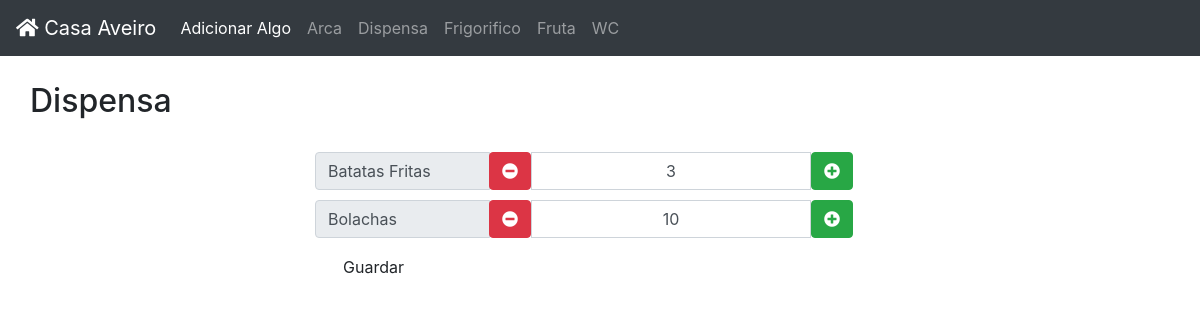
The app's page /listaDispensa/, older data.
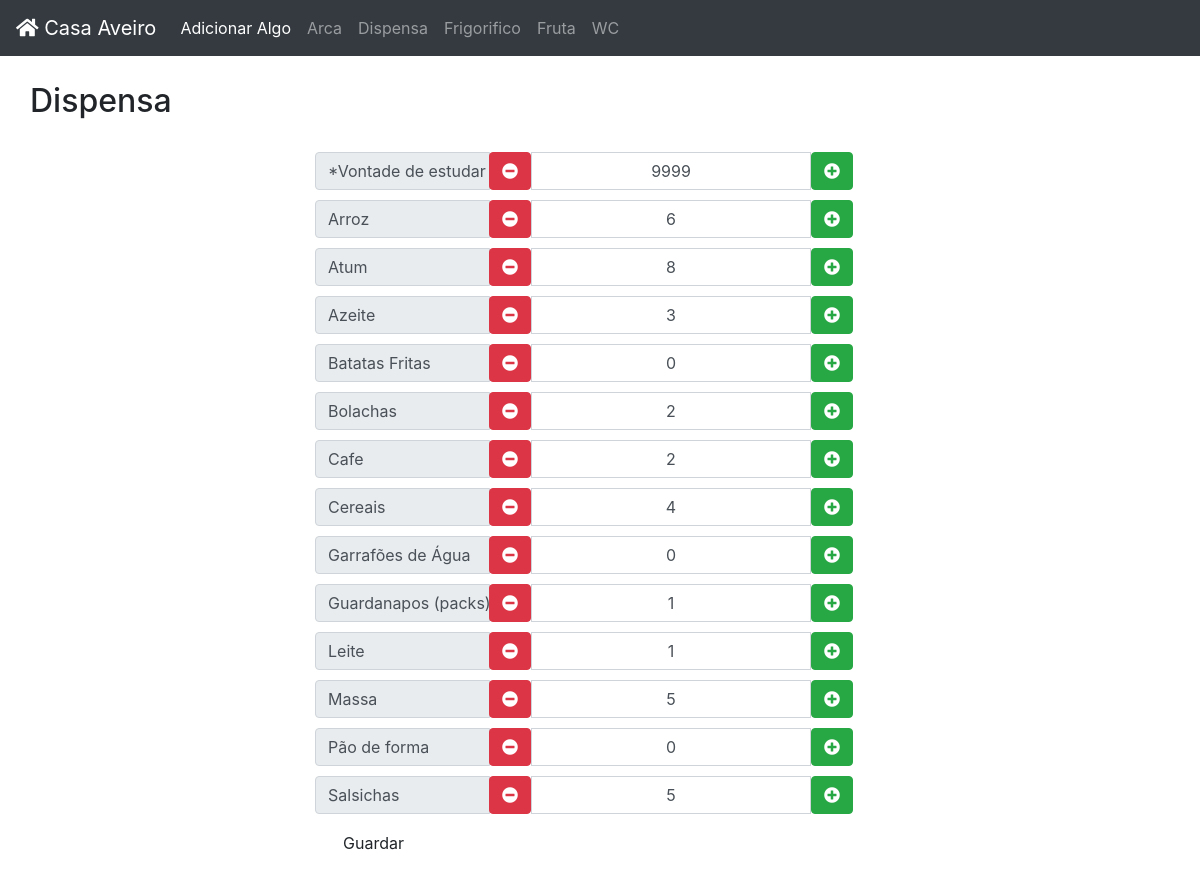
The same page, newer data.
### app/models.py (models this page shows, shortened)
class thing(models.Model):
    name = models.CharField(max_length = 30)
    quantity = models.IntegerField()
    category = models.CharField(max_length = 30)

### app/views.py (the view)
# urls.py: path('listaDispensa/', views.listDispensa, name='listaDispensa'),
def listDispensa(request):
    if request.method == 'POST':
        for t in request.POST:
            if t != "csrfmiddlewaretoken":
                coisa = thing.objects.filter(name__icontains = t)[0]
                coisa.quantity = request.POST[t]
                coisa.save()
    things = thing.objects.filter(category__icontains = "Dispensa").order_by('name')
    return render(request, 'listDispensa.html', {'things' : things})

### app/templates/listDispensa.html (shortened to what this page needs)
{% extends "layout.html" %}
{% load static %}
{% block content %}
    {% if things %}
    <div class="row">
        <div class="headings">
            <h2 class="title">Dispensa</h2>
        </div>
    </div>
    <div class="row">
        <div class="col-md-3 col-sm-3 col-xs-1"></div>
        <div class="col-md-6 col-sm-6 col-xs-10">
            <form action="." method="POST" class="form-horizontal">
                {% for thing in things %}
                <div class="row">
                    <div class="input-group">
                        <div class="input-group-prepend">
                            <span class="input-group-text" style="width:175px">{{ thing.name }}</span>
                        </div>
                        <span class="input-group-btn">
                            <button type="button" class="quantity-left-minus btn btn-danger btn-number"  data-type="minus" data-field="" onclick="minus('{{ thing.name }}')">
                                <span><i class="fa fa-minus-circle"></i></span>
                            </button>
                        </span>
                        <input type="text" id="quantity" name="{{ thing.name }}" class="form-control input-number" value="{{ thing.quantity }}" min="0" max="20" style="text-align:center">
                        <span class="input-group-btn">
                            <button type="button" class="quantity-right-plus btn btn-success btn-number" data-type="plus" data-field="" onclick="plus('{{ thing.name }}')">
                                <span><i class="fa fa-plus-circle"></i></span>
                            </button>
                        </span>
                    </div>
                </div>
                <div class="row" style="height:10px"></div>
                {% endfor %}
                <div class="row">
                    <div class="col-md-3 col-sm-3 col-xs-3">
                        <input type="submit" value="Guardar" class="btn btn-default"/>
                    </div>
                </div>
            </form>
        </div>
    </div>
    {% endif %}
{% endblock%}

### app/templates/layout.html (shortened to what this page needs)
<!DOCTYPE html>
<html lang="en">
  <head>
    {% load staticfiles %}
    <link rel="stylesheet" href="https://stackpath.bootstrapcdn.com/bootstrap/4.3.1/css/bootstrap.min.css">
    <link rel="stylesheet" type="text/css" href="{% static 'content/site.css' %}" />
    <link rel="stylesheet" href="https://use.fontawesome.com/releases/v5.8.1/css/all.css">
  </head>
  <body>
    <nav class="navbar navbar-expand-md navbar-dark fixed-top bg-dark">
      <a class="navbar-brand" href="{% url 'home' %}"><i class="fa fa-home"></i>     Casa Aveiro</a>
      <div class="collapse navbar-collapse" id="navbarDefault">
        <ul class="navbar-nav mr-auto">
          <li class="nav-item active">
            <a class="nav-link" href="{% url 'adicionar' %}">Adicionar Algo</a>
          </li>
          <li class="nav-item">
            <a class="nav-link" href="{% url 'listArca' %}">Arca</a>
          </li>
          <li class="nav-item">
            <a class="nav-link" href="{% url 'listaDispensa' %}">Dispensa</a>
          </li>
          <li class="nav-item">
            <a class="nav-link" href="{% url 'listaFrigorifico' %}">Frigorifico</a>
          </li>
          <li class="nav-item">
            <a class="nav-link" href="{% url 'listaFruta' %}">Fruta</a>
          </li>
          <li class="nav-item">
            <a class="nav-link" href="{% url 'listaWC' %}">WC</a>
          </li>
        </ul>
      </div>
    </nav>
    <main role="main">
        <div class="container body-content">
            {% block content %} {% endblock %}
        </div>
    </main>
  </body>
</html>

### app/static/content/site.css (style rules this page uses)
body { padding-top: 50px; padding-bottom: 20px; }
.body-content { padding-left: 15px; padding-right: 15px; }
input, select, textarea { max-width: 280px; }
.headings { display: flex; flex-wrap: nowrap; align-items: center; padding: 2em 0; }
.title { margin: 0; }

Row changes from the older to the newer data that the page shows:
added thing: name "*Vontade de estudar", quantity "9999"
added thing: name "Arroz", quantity "6"
added thing: name "Atum", quantity "8"
added thing: name "Azeite", quantity "3"
changed thing "Batatas Fritas": quantity "3" → "0"
changed thing "Bolachas": quantity "10" → "2"
added thing: name "Cafe", quantity "2"
added thing: name "Cereais", quantity "4"
added thing: name "Garrafões de Água", quantity "0"
added thing: name "Guardanapos (packs)", quantity "1"
added thing: name "Leite", quantity "1"
added thing: name "Massa", quantity "5"
added thing: name "Pão de forma", quantity "0"
added thing: name "Salsichas", quantity "5"
